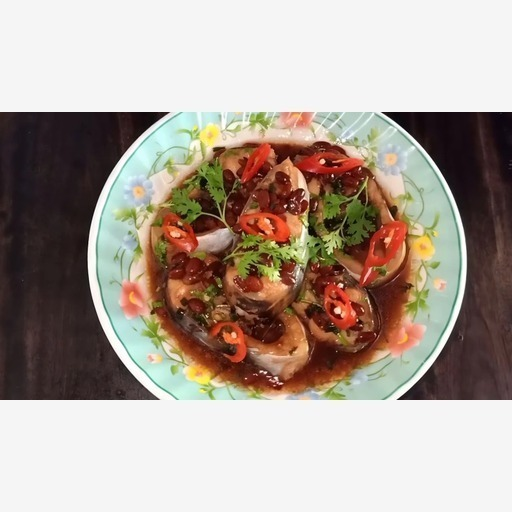
#> input picture local-data-for-drive/local-data-for-drive/data/classification/test/ca_hu_kho/reviewed_0ab98843c1_r00.jpg, 512 x 512 px
$ python -i data_quality.py   (imports and definitions only)   (older library calls are emulated)
#> lines starting #> are read from the running program, lines starting #| are printed output that depends on the picture
from __future__ import annotations

import hashlib
from dataclasses import dataclass
from pathlib import Path

import cv2
import numpy as np
from PIL import Image, ImageOps, ImageStat


@dataclass(frozen=True)
class ImageMetrics:
    width: int
    height: int
    aspect_ratio: float
    brightness: float
    blur_score: float
    phash: str
    sha256: str


def file_sha256(path: Path, chunk_size: int = 1024 * 1024) -> str:
    digest = hashlib.sha256()
    with path.open("rb") as f:
        for chunk in iter(lambda: f.read(chunk_size), b""):
            digest.update(chunk)
    return digest.hexdigest()


def open_rgb_image(path: Path) -> Image.Image:
    image = Image.open(path)
#> image is the input picture: PIL image 512x512 RGB; mean R, G, B 174.1, 161.2, 151.3
    image = ImageOps.exif_transpose(image)
    return image.convert("RGB")


def perceptual_hash(image: Image.Image, hash_size: int = 8) -> str:
    gray = image.convert("L").resize((hash_size + 1, hash_size), Image.Resampling.LANCZOS)
    pixels = np.asarray(gray, dtype=np.int16)
    diff = pixels[:, 1:] > pixels[:, :-1]
    value = 0
    for bit in diff.flatten():
        value = (value << 1) | int(bit)
    return f"{value:0{hash_size * hash_size // 4}x}"


def hamming_distance_hex(left: str, right: str) -> int:
    return (int(left, 16) ^ int(right, 16)).bit_count()


def blur_score(image: Image.Image) -> float:
    gray = np.asarray(image.convert("L"))
    if gray.size == 0:
        return 0.0
    return float(cv2.Laplacian(gray, cv2.CV_64F).var())


def brightness_mean(image: Image.Image) -> float:
    stat = ImageStat.Stat(image.convert("L"))
    return float(stat.mean[0])


def assess_image(path: Path) -> tuple[Image.Image | None, ImageMetrics | None, list[str]]:
    try:
        image = open_rgb_image(path)
        width, height = image.size
#> width = 512; height = 512
        aspect = max(width / max(height, 1), height / max(width, 1))
#> aspect = 1
        metrics = ImageMetrics(
            width=width,
            height=height,
            aspect_ratio=aspect,
            brightness=brightness_mean(image),
            blur_score=blur_score(image),
            phash=perceptual_hash(image),
            sha256=file_sha256(path),
        )
#> in blur_score, `gray = np.asarray(image.convert("L"))`:
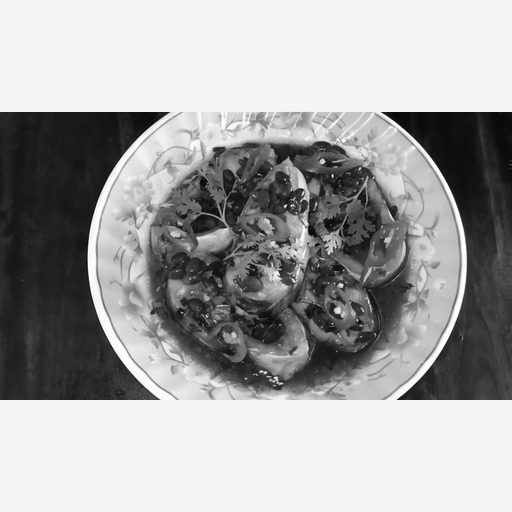
#> gray: shape (512, 512); min 3, max 255, mean 163.9
#> the loop in perceptual_hash, `for bit in diff.flatten():` made 64 passes
#> (bit, value) on passes 2 to 13: (False, 0), (False, 0), (True, 1), (False, 2), (False, 4), (True, 9), (False, 18), (False, 36), (True, 73), (True, 147), (False, 294), (False, 588)
#> after the loop in perceptual_hash, `for bit in diff.flatten():`: value = 1324556209541768218
        return image, metrics, []
    except Exception as exc:
        return None, None, [f"invalid_image:{type(exc).__name__}"]


def quality_reasons(
    metrics: ImageMetrics,
    *,
    min_size: int = 180,
    max_aspect_ratio: float = 3.0,
    min_blur_score: float = 20.0,
    min_brightness: float = 20.0,
    max_brightness: float = 238.0,
) -> list[str]:
    reasons: list[str] = []
    if min(metrics.width, metrics.height) < min_size:
        reasons.append("too_small")
    if metrics.aspect_ratio > max_aspect_ratio:
        reasons.append("odd_aspect_ratio")
    if metrics.blur_score < min_blur_score:
        reasons.append("too_blurry")
    if metrics.brightness < min_brightness:
        reasons.append("too_dark")
    if metrics.brightness > max_brightness:
        reasons.append("too_bright")
    return reasons


def normalize_image(
    image: Image.Image,
    *,
    image_size: int = 512,
    mode: str = "pad",
    background: tuple[int, int, int] = (245, 245, 245),
) -> Image.Image:
    if mode == "crop":
        return ImageOps.fit(image, (image_size, image_size), method=Image.Resampling.LANCZOS, centering=(0.5, 0.5))
    if mode != "pad":
        raise ValueError(f"Unknown normalize mode: {mode}")
    resized = ImageOps.contain(image, (image_size, image_size), method=Image.Resampling.LANCZOS)
    canvas = Image.new("RGB", (image_size, image_size), background)
    x = (image_size - resized.width) // 2
    y = (image_size - resized.height) // 2
    canvas.paste(resized, (x, y))
    return canvas

>>> result = assess_image('../../../local-data-for-drive/local-data-for-drive/data/classification/test/ca_hu_kho/reviewed_0ab98843c1_r00.jpg')

$ run again, on local-data-for-drive/local-data-for-drive/data/classification/test/ca_hu_kho/reviewed_0b189d4e10_r00.jpg
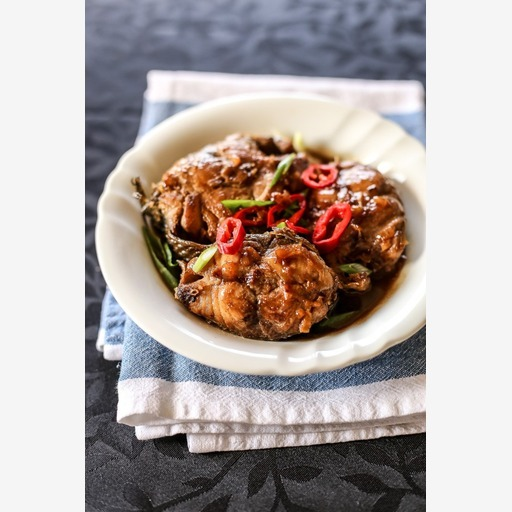
#> input picture local-data-for-drive/local-data-for-drive/data/classification/test/ca_hu_kho/reviewed_0b189d4e10_r00.jpg, 512 x 512 px
#> in open_rgb_image, image is the input picture: PIL image 512x512 RGB; mean R, G, B 177.8, 166.9, 163.3
#> in blur_score, `gray = np.asarray(image.convert("L"))`:
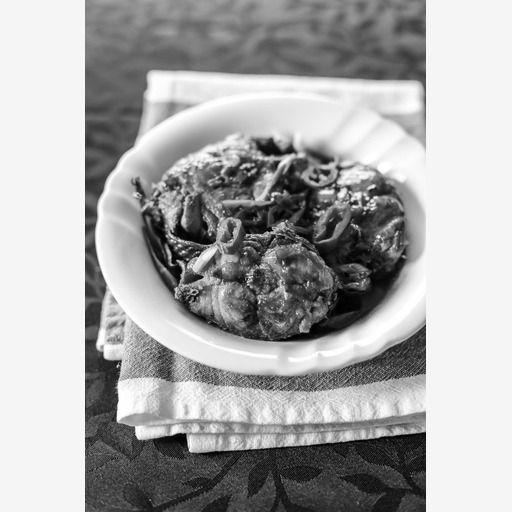
#> gray: shape (512, 512); min 0, max 255, mean 169.8
#> the loop in perceptual_hash, `for bit in diff.flatten():` made 64 passes
#> (bit, value) on passes 2 to 9: (False, 0), (True, 1), (False, 2), (False, 4), (False, 8), (True, 17), (True, 35), (False, 70)
#> after the loop in perceptual_hash, `for bit in diff.flatten():`: value = 2534170905381643043

$ run again, on local-data-for-drive/local-data-for-drive/data/classification/test/ca_hu_kho/reviewed_0b3f39fc3a_r00.jpg
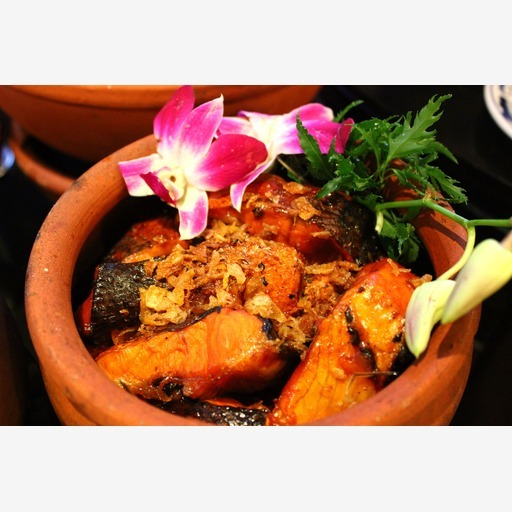
#> input picture local-data-for-drive/local-data-for-drive/data/classification/test/ca_hu_kho/reviewed_0b3f39fc3a_r00.jpg, 512 x 512 px
#> in open_rgb_image, image is the input picture: PIL image 512x512 RGB; mean R, G, B 174.6, 131, 106.1
#> in blur_score, `gray = np.asarray(image.convert("L"))`:
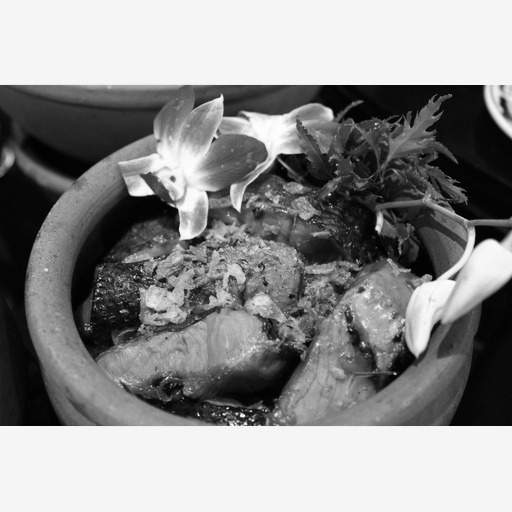
#> gray: shape (512, 512); min 0, max 255, mean 141.2
#> the loop in perceptual_hash, `for bit in diff.flatten():` made 64 passes
#> (bit, value) on passes 2 to 9: (False, 0), (False, 0), (False, 0), (True, 1), (True, 3), (False, 6), (False, 12), (True, 25)
#> after the loop in perceptual_hash, `for bit in diff.flatten():`: value = 932775789562071142

$ run again, on local-data-for-drive/local-data-for-drive/data/classification/test/ca_hu_kho/reviewed_1f3c8ac62e_r00.jpg
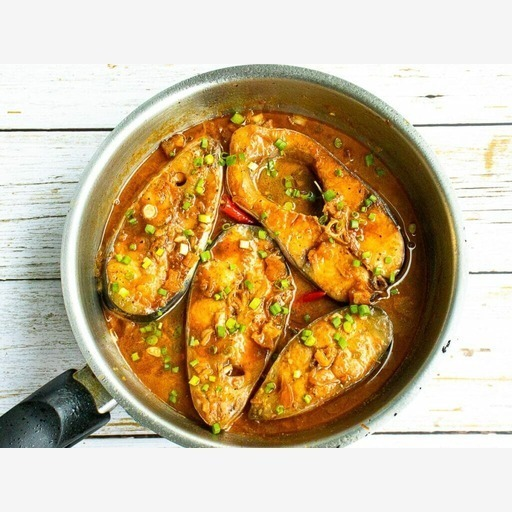
#> input picture local-data-for-drive/local-data-for-drive/data/classification/test/ca_hu_kho/reviewed_1f3c8ac62e_r00.jpg, 512 x 512 px
#> in open_rgb_image, image is the input picture: PIL image 512x512 RGB; mean R, G, B 200.4, 180.2, 144.7
#> in blur_score, `gray = np.asarray(image.convert("L"))`:
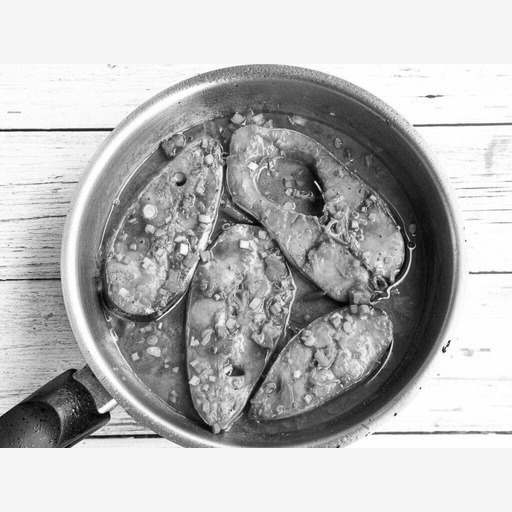
#> gray: shape (512, 512); min 1, max 255, mean 182.2
#> the loop in perceptual_hash, `for bit in diff.flatten():` made 64 passes
#> (bit, value) on passes 3 to 10: (True, 3), (False, 6), (True, 13), (True, 27), (False, 54), (True, 109), (True, 219), (False, 438)
#> after the loop in perceptual_hash, `for bit in diff.flatten():`: value = 7892016430361331660
